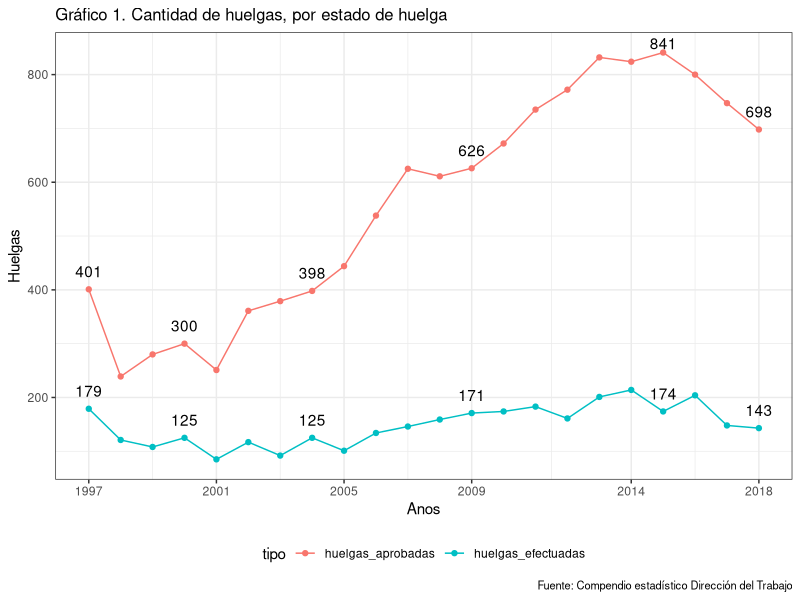
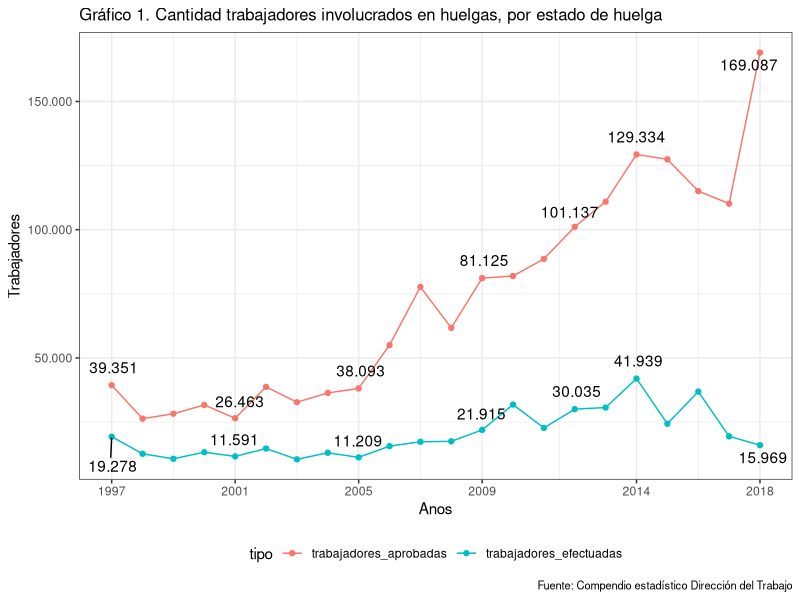
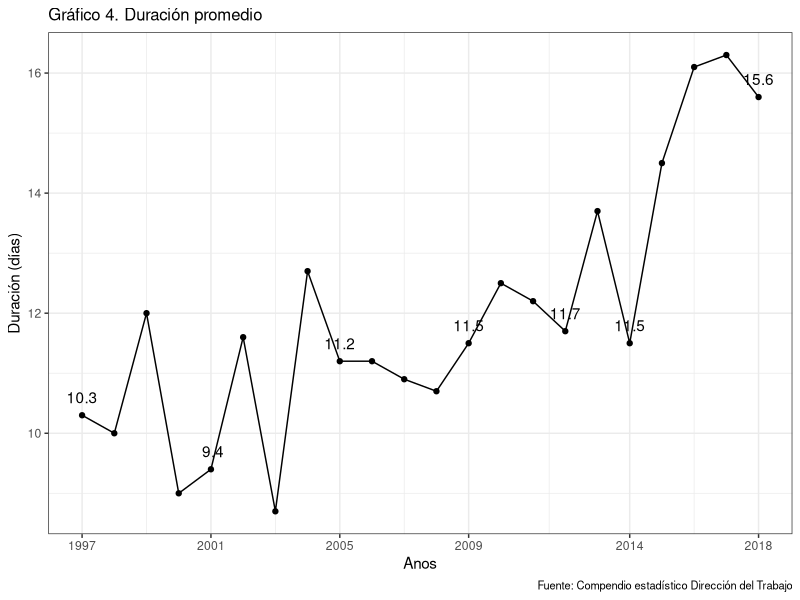
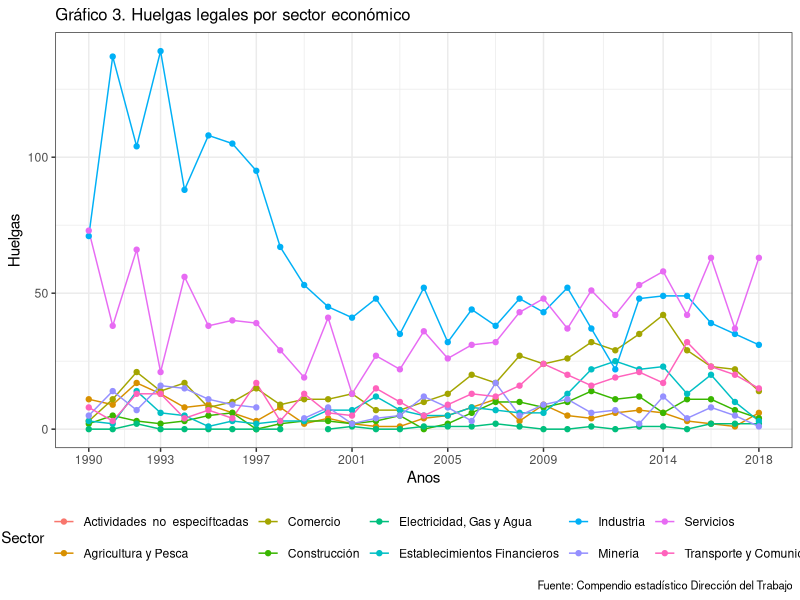
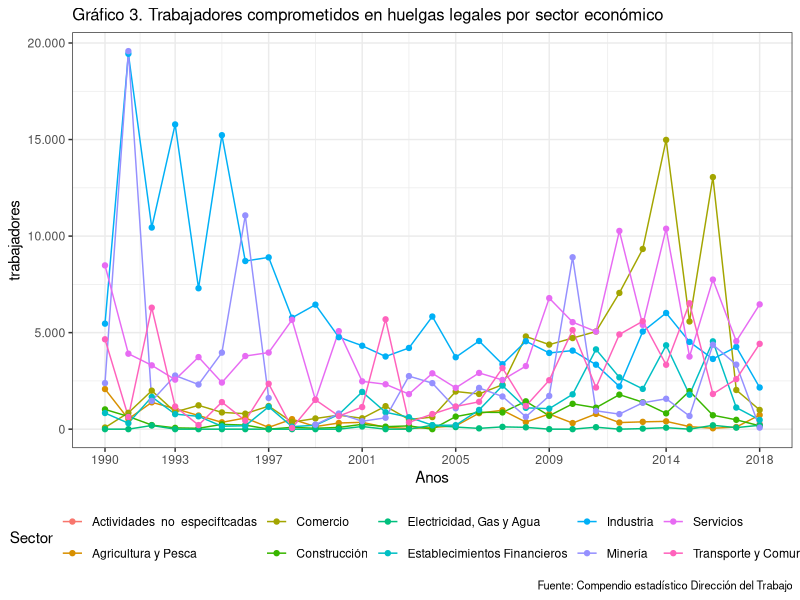
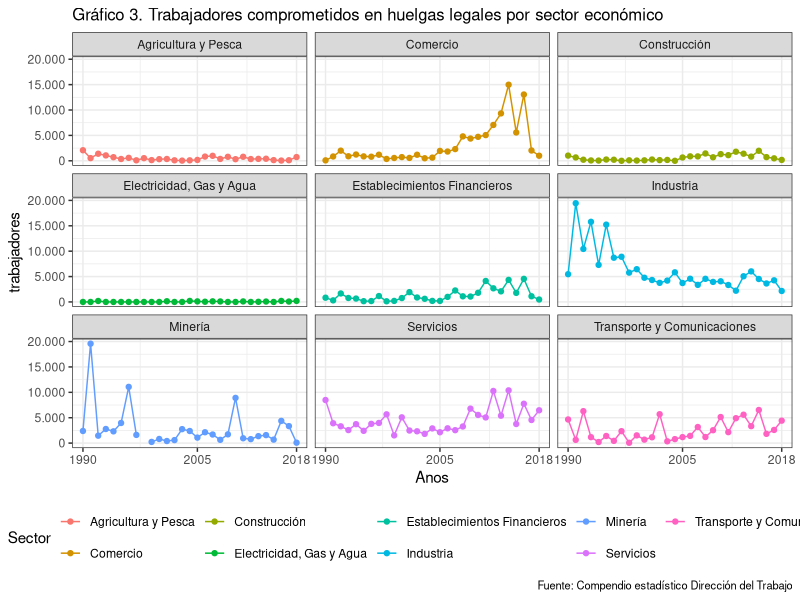
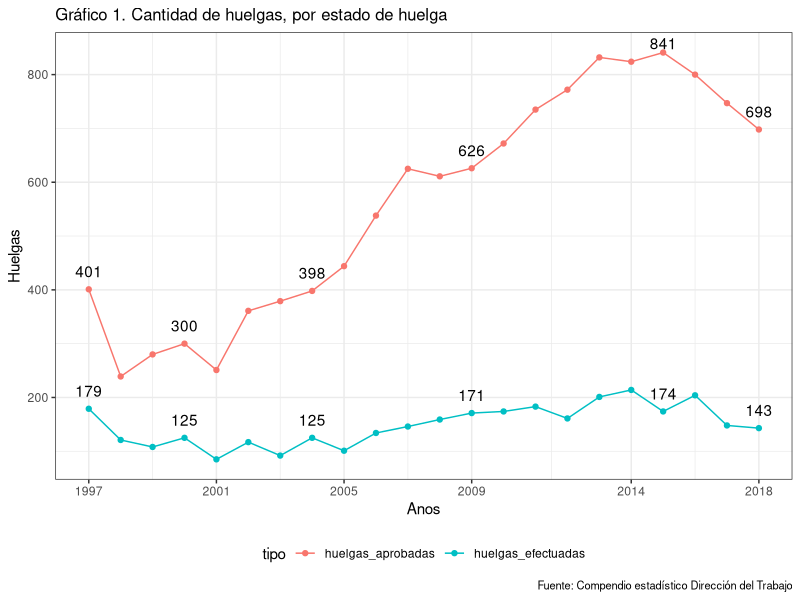
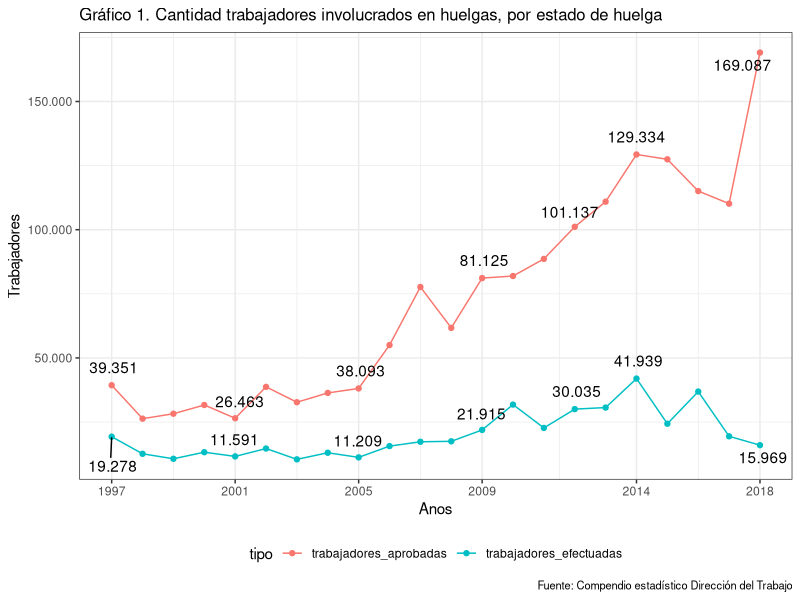

These figures' R source, in order: (Note: this script raises an error after producing the figures.)
library(tidyverse)
library(ggrepel)
library(openxlsx)
library(tibble)


# 3. HUELGAS -----------------------------------------------------------------



#### Cuadro1.  ####

f0<-c("ano",
      "huelgas_aprobadas",
      "trabajadores_aprobadas",
      "huelgas_efectuadas",
      "trabajadores_efectuadas")

cuadro1<-rbind(
c(1997 ,401 ,39351 ,179 , 19278),
c(1998 ,239 ,26308 ,121 , 12608),
c(1999 ,280 ,28236 ,108 , 10667),
c(2000 ,300 ,31645 ,125 , 13227),
c(2001 ,251 ,26463 ,85 ,  11591),
c(2002 ,361 ,38708 ,117 , 14662),
c(2003 ,379 ,32722 ,92  , 10443),
c(2004 ,398 ,36352 ,125 , 13013),
c(2005 ,444 ,38093 ,101 , 11209),
c(2006 ,538 ,55017 ,134 , 15602),
c(2007 ,625 ,77659 ,146 , 17294),
c(2008 ,611 ,61721 ,159 , 17473),
c(2009 ,626 ,81125 ,171 , 21915),
c(2010 ,672 ,81940 ,174 , 31799),
c(2011 ,735 ,88617 ,183 , 22698),
c(2012 ,772 ,101137, 161, 30035),
c(2013 ,832 ,110929, 201, 30638),
c(2014 ,824 ,129334, 214, 41939),
c(2015 ,841 ,127458, 174, 24325),
c(2016 ,800 ,115064, 204, 36876),
c(2017 ,747 ,110158, 148, 19425),
c(2018 ,698 ,169087, 143, 15969)
)

cuadro1<-cuadro1 %>% as.data.frame()
names(cuadro1)<-f0
cuadro1


# Grafico 1
cuadro1 %>% select(ano,huelgas_aprobadas,huelgas_efectuadas) %>% 
  gather(tipo,huelgas,-ano) %>% mutate(huelgas=as.numeric(huelgas)) %>% 
  ggplot(aes(x=ano,y=huelgas,color=tipo)) + geom_line() + geom_point() + theme_bw() + 
  labs(title = "Gráfico 1. Cantidad de huelgas, por estado de huelga",
       x="Anos",
       y = "Huelgas",
       caption = "Fuente: Compendio estadístico Dirección del Trabajo") + 
  theme(legend.position = "bottom",plot.title = element_text(size=12),
        plot.subtitle = element_text(size=10),
        plot.caption = element_text(size=8)) + 
  geom_text_repel(aes(label=ifelse(ano%in%c(1997,2000,2004,2009,2015,2018),format(round(huelgas,1)),"")), vjust=-1,colour="black") +
  scale_x_continuous(limits = c(1997, 2018),breaks = c(1997,2001,2005,2009,2014,2018))
  
  
  ggsave(
    plot = last_plot(),
    filename = "Output/Graficos/3. HUELGAS/grafico1.A.Cantidad de huelgas, por estado de huelga.png",
    device = "png",
    dpi = "retina",
    units = "cm",
    width = 33,
    height = 17
  )


  cuadro1 %>% select(ano,trabajadores_aprobadas,trabajadores_efectuadas) %>% 
    gather(tipo,huelgas,-ano) %>% mutate(huelgas=as.numeric(huelgas)) %>% 
    ggplot(aes(x=ano,y=huelgas,color=tipo)) + geom_line() + geom_point() + theme_bw() + 
    labs(title = "Gráfico 1. Cantidad trabajadores involucrados en huelgas, por estado de huelga",
         x="Anos",
         y = "Trabajadores",
         caption = "Fuente: Compendio estadístico Dirección del Trabajo") + 
    theme(legend.position = "bottom",plot.title = element_text(size=12),
          plot.subtitle = element_text(size=10),
          plot.caption = element_text(size=8)) + 
    geom_text_repel(aes(label=ifelse(ano%in%c(1997,2001,2005,2009,2012,2014,2018),format(round(huelgas,1),big.mark = ".", scientific = FALSE),"")), vjust=-1,colour="black") +
    scale_y_continuous(labels=function(x) format(x, big.mark = ".", scientific = FALSE))+
    scale_x_continuous(limits = c(1997, 2018),breaks = c(1997,2001,2005,2009,2014,2018))
  
  
  ggsave(
    plot = last_plot(),
    filename = "Output/Graficos/3. HUELGAS/grafico1.B.Cantidad de trabajadores involucrados en huelgas, por estado de huelga.png",
    device = "png",
    dpi = "retina",
    units = "cm",
    width = 33,
    height = 17
  )
  

  #### Cuadro4.  ####
  
  f0<-c("ano",
        "huelgas_terminadas" ,
        "trabajadores" ,
        "dias" ,
        "promedio dias",
        "dias trabajador",
        "dias promedio por trabajador")
  
  cuadro2<-rbind(
  
    c(1997, 179 ,19278 ,1850, 10.3 ,250599 ,NA),
    c(1998, 121 ,12608 ,1204, 10.0 ,123507 ,NA),
    c(1999, 108 ,10667 ,1308, 12.0 ,103232 ,NA),
    c(2000, 125 ,13227 ,1121,  9.0  ,114306 ,NA),
    c(2001, 86  ,11591,  805,  9.4  ,127157 ,NA),
    c(2002, 117 ,14662 ,1363, 11.6 ,207224 ,NA),
    c(2003, 92  ,10443,  802,  8.7 ,  73467 ,NA),
    c(2004, 125 ,13013 ,1586, 12.7 ,172858 ,NA),
    c(2005, 101 ,11209 ,1131, 11.2 , 99931  ,NA),
    c(2006, 134 ,15602 ,1501, 11.2 ,195344 ,NA),
    c(2007, 146 ,17294 ,1593, 10.9 ,163770 ,NA),
    c(2008, 159 ,17473 ,1701, 10.7 ,202178 ,NA),
    c(2009, 171 ,21915 ,1961, 11.5 ,242508 ,NA),
    c(2010, 174 ,31799 ,2178, 12.5 ,333822 ,NA),
    c(2011, 183 ,22698 ,2227, 12.2 ,257591 ,NA),
    c(2012, 161 ,30035 ,1886, 11.7 ,252316 ,NA),
    c(2013, 201 ,30638 ,2756, 13.7 ,412379 ,NA),
    c(2014, 214 ,41939 ,2463, 11.5 ,443517 ,NA),
    c(2015, 174 ,24325 ,2524, 14.5 ,330509 ,NA),
    c(2016, 204 ,36876 ,3279, 16.1 ,606590 ,NA),
    c(2017, 148 ,19425 ,2406, 16.3 ,383738 ,NA),
    c(2018, 143 ,15969 ,2233, 15.6 ,242902 ,15.2)
  
)
  
  cuadro2<-cuadro2 %>% as.data.frame()
  names(cuadro2)<-f0
  cuadro2
  
  
  cuadro2 %>% mutate(`promedio dias`=as.numeric(`promedio dias`)) %>% 
    ggplot(aes(x=ano,y=`promedio dias`)) + geom_line() + geom_point() + theme_bw() + 
    labs(title = "Gráfico 4. Duración promedio",
         x="Anos",
         y = "Duración (días)",
         caption = "Fuente: Compendio estadístico Dirección del Trabajo") + 
    theme(legend.position = "bottom",plot.title = element_text(size=12),
          plot.subtitle = element_text(size=10),
          plot.caption = element_text(size=8)) + 
    geom_text_repel(aes(label=ifelse(ano%in%c(1997,2001,2005,2009,2012,2014,2018),format(round(`promedio dias`,1),big.mark = ".", scientific = FALSE),"")), vjust=-1,colour="black") +
    scale_y_continuous(labels=function(x) format(x, big.mark = ".", scientific = FALSE))+
    scale_x_continuous(limits = c(1997, 2018),breaks = c(1997,2001,2005,2009,2014,2018))
  

  ggsave(
    plot = last_plot(),
    filename = "Output/Graficos/3. HUELGAS/grafico4.Duración promedio.png",
    device = "png",
    dpi = "retina",
    units = "cm",
    width = 33,
    height = 17
  )
  
  
  #### Cuadro por sectores (no está en compendio, construido en base a anuario 2018 y archivo excel en PC)
  
  cuadro3_2018_sexo<-read.xlsx("Input/Ilovepdf/3. HUELGAS (ANUARIO 2018).xlsx",sheet = 3,rows=c(3:26),cols=c(1:5),na.strings = "**")
  cuadro3_2018_huelgas<-cuadro3_2018_sexo %>% select(1,2)
  names(cuadro3_2018_huelgas)<-c("Rama.Actividad.Económica","huelgas_terminadas")
  
  cuadro3_2018_huelgas<-cuadro3_2018_huelgas %>% add_row(Rama.Actividad.Económica="Agricultura  y  pesca",
                                     `huelgas_terminadas`=sum(.$`huelgas_terminadas`[1])) %>% 
    
    add_row(Rama.Actividad.Económica="Minería",
            `huelgas_terminadas`=sum(.$`huelgas_terminadas`[2])) %>%
    
    add_row(Rama.Actividad.Económica="Industria",
            `huelgas_terminadas`=sum(.$`huelgas_terminadas`[3])) %>%
    
    add_row(Rama.Actividad.Económica="Electricidad,  gas  y  agua",
            `huelgas_terminadas`=sum(.$`huelgas_terminadas`[4]+.$`huelgas_terminadas`[5])) %>%
    
    add_row(Rama.Actividad.Económica="Construcción",
            `huelgas_terminadas`=sum(.$`huelgas_terminadas`[6])) %>%
    
    add_row(Rama.Actividad.Económica="Comercio",
            `huelgas_terminadas`=sum(.$`huelgas_terminadas`[7]+.$`huelgas_terminadas`[9])) %>%
    
    add_row(Rama.Actividad.Económica="Transporte  y  comunicaciones",
            `huelgas_terminadas`=sum(.$`huelgas_terminadas`[8]+.$`huelgas_terminadas`[10])) %>%
    
    add_row(Rama.Actividad.Económica="Establecimientos  ftnancieros",
            `huelgas_terminadas`=sum(.$`huelgas_terminadas`[11]+.$`huelgas_terminadas`[12])) %>%
    
    add_row(Rama.Actividad.Económica="Servicios",
            `huelgas_terminadas`=sum(.$`huelgas_terminadas`[13]+.$`huelgas_terminadas`[14]+.$`huelgas_terminadas`[15]+.$`huelgas_terminadas`[16]+.$`huelgas_terminadas`[17]+.$`huelgas_terminadas`[18]+.$`huelgas_terminadas`[19]+.$`huelgas_terminadas`[20]+.$`huelgas_terminadas`[21])) %>%
    
    add_row(Rama.Actividad.Económica="Actividades  no  especiftcadas",
            `huelgas_terminadas`=sum(.$`huelgas_terminadas`[22]))
  
  
  
  cuadro3_2018_trabajadores<-cuadro3_2018_sexo %>% select(1,5)
  names(cuadro3_2018_trabajadores)<-c("Rama.Actividad.Económica","trabajadores")
  
  cuadro3_2018_trabajadores<-cuadro3_2018_trabajadores %>% add_row(Rama.Actividad.Económica="Agricultura  y  pesca",
                                                         `trabajadores`=sum(.$`trabajadores`[1])) %>% 
    
    add_row(Rama.Actividad.Económica="Minería",
            `trabajadores`=sum(.$`trabajadores`[2])) %>%
    
    add_row(Rama.Actividad.Económica="Industria",
            `trabajadores`=sum(.$`trabajadores`[3])) %>%
    
    add_row(Rama.Actividad.Económica="Electricidad,  gas  y  agua",
            `trabajadores`=sum(.$`trabajadores`[4]+.$`trabajadores`[5])) %>%
    
    add_row(Rama.Actividad.Económica="Construcción",
            `trabajadores`=sum(.$`trabajadores`[6])) %>%
    
    add_row(Rama.Actividad.Económica="Comercio",
            `trabajadores`=sum(.$`trabajadores`[7]+.$`trabajadores`[9])) %>%
    
    add_row(Rama.Actividad.Económica="Transporte  y  comunicaciones",
            `trabajadores`=sum(.$`trabajadores`[8]+.$`trabajadores`[10])) %>%
    
    add_row(Rama.Actividad.Económica="Establecimientos  ftnancieros",
            `trabajadores`=sum(.$`trabajadores`[11]+.$`trabajadores`[12])) %>%
    
    add_row(Rama.Actividad.Económica="Servicios",
            `trabajadores`=sum(.$`trabajadores`[13]+.$`trabajadores`[14]+.$`trabajadores`[15]+.$`trabajadores`[16]+.$`trabajadores`[17]+.$`trabajadores`[18]+.$`trabajadores`[19]+.$`trabajadores`[20]+.$`trabajadores`[21])) %>%
    
    add_row(Rama.Actividad.Económica="Actividades  no  especiftcadas",
            `trabajadores`=sum(.$`trabajadores`[22]))
  

  cuadro3_2018_trabajadores<-cuadro3_2018_trabajadores[c(24:33),]
  cuadro3_2018_huelgas     <-cuadro3_2018_huelgas[c(24:33),]
  
  names(cuadro3_2018_trabajadores)<-c("Sector","2018")
  names(cuadro3_2018_huelgas)     <-c("Sector","2018")

  
  
  cuadro3<-read.xlsx("Input/Huelgas legales chile DT por sector.xlsx",sheet = 2,rows=c(1:253),cols=c(1:4),na.strings = "**")
  cuadro3<-cuadro3 %>% rename(ano=Año) %>% mutate(ano=round(ano))

  cuadro3_TC<-cuadro3 %>% 
    group_by(ano) %>%
    mutate(row = row_number()) %>% 
    select(Sector,ano,row,TC) %>% 
    tidyr::pivot_wider(names_from = ano,values_from = TC) %>% select(-c(row)) %>% add_row(Sector="Actividades  no  especiftcadas")
  
  cuadro3_huelgas<-cuadro3 %>% 
    group_by(ano) %>%
    mutate(row = row_number()) %>% 
    select(Sector,ano,row,huelgas_efectuadas) %>% 
    tidyr::pivot_wider(names_from = ano,values_from = huelgas_efectuadas) %>% select(-c(row)) %>% add_row(Sector="Actividades  no  especiftcadas")
  
  cuadro3_TC <-cuadro3_TC %>% arrange(Sector)
  cuadro3_2018_trabajadores<-cuadro3_2018_trabajadores %>% arrange(Sector)
  cuadro3_2018_trabajadores<-cuadro3_2018_trabajadores %>% select(`2018`)
  
  cuadro3_TC<-cbind(cuadro3_TC,cuadro3_2018_trabajadores)
  
  cuadro3_huelgas <-cuadro3_huelgas %>% arrange(Sector)
  cuadro3_2018_huelgas<-cuadro3_2018_huelgas %>% arrange(Sector)
  cuadro3_2018_huelgas<-cuadro3_2018_huelgas %>% select(`2018`)
  
  cuadro3_huelgas<-cbind(cuadro3_huelgas,cuadro3_2018_huelgas)
  
  
  
  cuadro3_huelgas %>%  
    gather(ano,huelgas,-Sector) %>% mutate(huelgas=as.numeric(huelgas),
                                           ano=as.numeric(ano)) %>% 
    ggplot(aes(x=ano,y=huelgas,color=Sector)) + geom_line() + geom_point() + theme_bw() + 
    labs(title = "Gráfico 3. Huelgas legales por sector económico",
         x="Anos",
         y = "Huelgas",
         caption = "Fuente: Compendio estadístico Dirección del Trabajo") + 
    theme(legend.position = "bottom",plot.title = element_text(size=12),
          plot.subtitle = element_text(size=10),
          plot.caption = element_text(size=8)) + 
    scale_y_continuous(labels=function(x) format(x, big.mark = ".", scientific = FALSE))+
    scale_x_continuous(breaks = c(1990,1993,1997,2001,2005,2009,2014,2018))
  
  
  ggsave(
    plot = last_plot(),
    filename = "Output/Graficos/3. HUELGAS/grafico5.Huelgas_por_sector.png",
    device = "png",
    dpi = "retina",
    units = "cm",
    width = 33,
    height = 17
  )
  
  cuadro3_TC %>%  
    gather(ano,trabajadores,-Sector) %>% mutate(trabajadores=as.numeric(trabajadores),
                                           ano=as.numeric(ano)) %>% 
    ggplot(aes(x=ano,y=trabajadores,color=Sector)) + geom_line() + geom_point() + theme_bw() + 
    labs(title = "Gráfico 3. Trabajadores comprometidos en huelgas legales por sector económico",
         x="Anos",
         y = "trabajadores",
         caption = "Fuente: Compendio estadístico Dirección del Trabajo") + 
    theme(legend.position = "bottom",plot.title = element_text(size=12),
          plot.subtitle = element_text(size=10),
          plot.caption = element_text(size=8)) + 
    scale_y_continuous(labels=function(x) format(x, big.mark = ".", scientific = FALSE))+
    scale_x_continuous(breaks = c(1990,1993,1997,2001,2005,2009,2014,2018))
  
  ggsave(
    plot = last_plot(),
    filename = "Output/Graficos/3. HUELGAS/grafico6.TC_por_sector.png",
    device = "png",
    dpi = "retina",
    units = "cm",
    width = 33,
    height = 17
  )
  
  cuadro3_TC %>% filter(Sector!="Actividades  no  especiftcadas") %>% 
    gather(ano,trabajadores,-Sector) %>% mutate(trabajadores=as.numeric(trabajadores),
                                                ano=as.numeric(ano)) %>% 
    ggplot(aes(x=ano,y=trabajadores,color=Sector)) + geom_line() + geom_point() + theme_bw() + facet_wrap(~Sector) + 
    labs(title = "Gráfico 3. Trabajadores comprometidos en huelgas legales por sector económico",
         x="Anos",
         y = "trabajadores",
         caption = "Fuente: Compendio estadístico Dirección del Trabajo") + 
    theme(legend.position = "bottom",plot.title = element_text(size=12),
          plot.subtitle = element_text(size=10),
          plot.caption = element_text(size=8)) + 
    scale_y_continuous(labels=function(x) format(x, big.mark = ".", scientific = FALSE))+
    scale_x_continuous(breaks = c(1990,2005,2018))
  
  ggsave(
    plot = last_plot(),
    filename = "Output/Graficos/3. HUELGAS/grafico7.TC_por_sector_facet.png",
    device = "png",
    dpi = "retina",
    units = "cm",
    width = 33,
    height = 17
  )


#### Guardar tablas ####
library(writexl)
write_xlsx(cuadro1,"Output/Cuadros/3. HUELGAS/cuadro1.xlsx", col_names = TRUE,format_headers = TRUE)
write_xlsx(cuadro2,"Output/Cuadros/3. HUELGAS/cuadro2.xlsx", col_names = TRUE,format_headers = TRUE)
write_xlsx(cuadro3_TC,"Output/Cuadros/3. HUELGAS/cuadro3_TC.xlsx", col_names = TRUE,format_headers = TRUE)
write_xlsx(cuadro3_huelgas,"Output/Cuadros/3. HUELGAS/cuadro3_huelgas.xlsx", col_names = TRUE,format_headers = TRUE)
